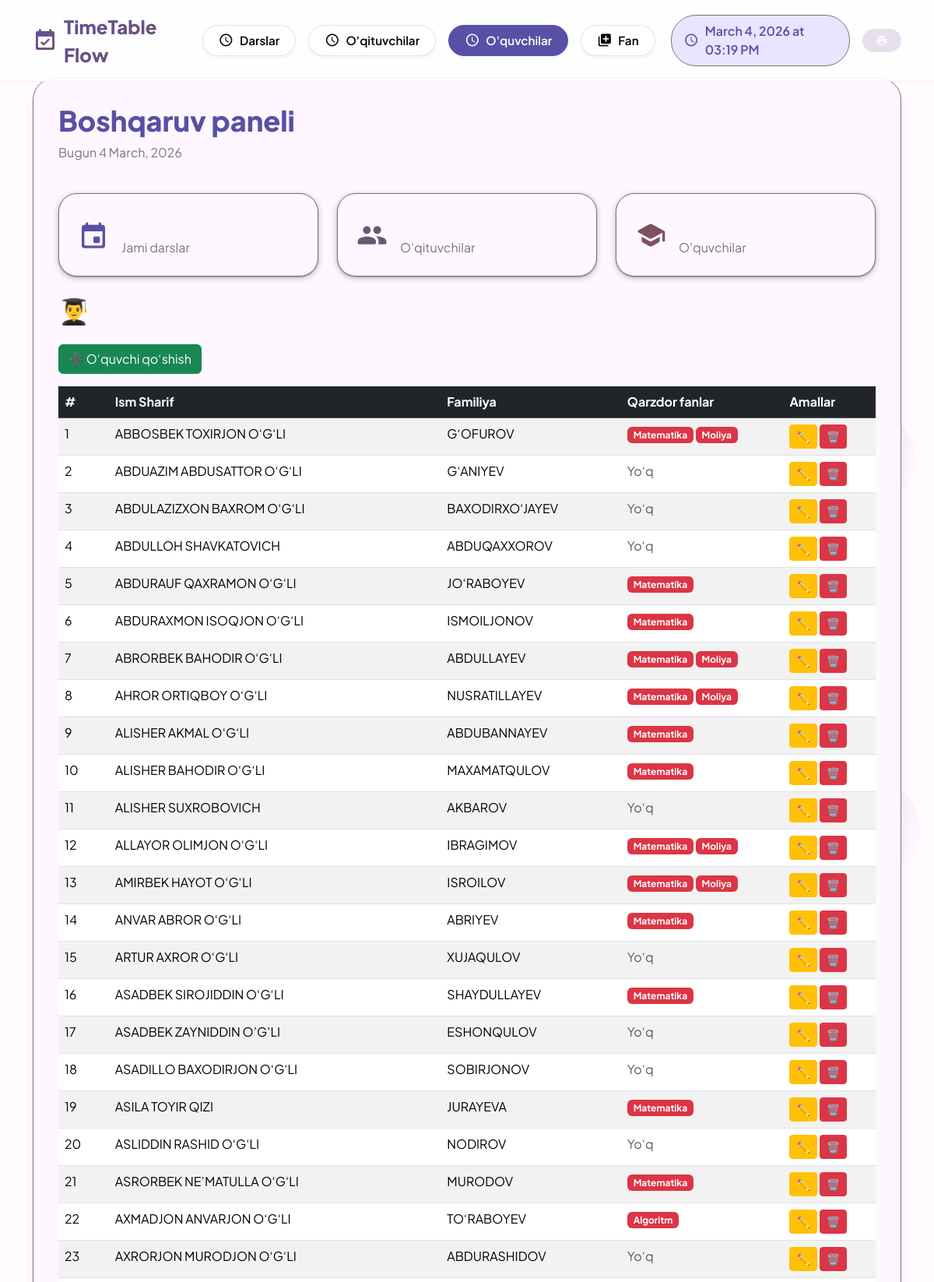
The page /students/ (upper part) on the database its author committed.
### raspisaniya/models.py (models this page shows, shortened)
class Student(models.Model):
    first_name = models.CharField(max_length=50)
    last_name = models.CharField(max_length=50)
    group = models.ForeignKey(Group, on_delete=models.SET_NULL, null=True, blank=True)
    debts = models.ManyToManyField(Subject, related_name='debt_students', blank=True)

class Subject(models.Model):
    name = models.CharField(max_length=100, unique=True)

### raspisaniya/views.py (the view)
# urls.py: path('students/', views.student_list, name='student_list'),
def student_list(request):
    students = Student.objects.all().order_by('last_name')
    return render(request, 'raspisaniya/student_list.html', {'students': students})

### templates/raspisaniya/student_list.html
{% extends 'raspisaniya/base.html' %}
{% block content %}
<h2 class="mb-4">👨‍🎓 O‘quvchilar ro‘yxati</h2>
<a href="{% url 'student_create' %}" class="btn btn-success mb-3">➕ O‘quvchi qo‘shish</a>
{% if students %}
<table class="table table-striped table-hover">
    <thead class="table-dark">
        <tr>
            <th>#</th>
            <th>Ism Sharif</th>
            <th>Familiya</th>
            <th>Qarzdor fanlar</th>
            <th>Amallar</th>
        </tr>
    </thead>
    <tbody>
        {% for student in students %}
        <tr>
            <td>{{ forloop.counter }}</td>
            <td>{{ student.last_name }}</td>
            <td>{{ student.first_name }}</td>
            <td>
                {% if student.debts.all %}
                    {% for debt in student.debts.all %}
                        <span class="badge bg-danger">{{ debt.name }}</span>
                    {% endfor %}
                {% else %}
                    <span class="text-muted">Yo‘q</span>
                {% endif %}
            </td>
            <td>
                <a href="{% url 'student_update' student.pk %}" class="btn btn-sm btn-warning">✏️</a>
                <a href="{% url 'student_delete' student.pk %}" class="btn btn-sm btn-danger">🗑️</a>
            </td>
        </tr>
        {% endfor %}
    </tbody>
</table>
{% else %}
<div class="alert alert-info">Hozircha o‘quvchilar mavjud emas.</div>
{% endif %}
{% endblock %}

### templates/raspisaniya/base.html (style rules this page uses)
* { margin: 0; padding: 0; box-sizing: border-box; }
:root { --md-primary: #5850a4; --md-primary-container: #e9e4ff; --md-secondary: #625b71; --md-secondary-container: #e8def8; --md-tertiary: #7d5260; --md-tertiary-container: #ffd8e4; --md-surface: #fef7ff; --md-surface-variant: #e7e0ec; --md-background: #fffbfe; --md-error: #ba1a1a; --md-error-container: #ffdad6; --md-outline: #79747e; --md-shadow: 0 4px 6px -2px rgba(0,0,0,0.05), 0 10px 15px -3px rgba(0,0,0,0.1); }
body { font-family: 'Plus Jakarta Sans', sans-serif; background: var(--md-background); color: var(--md-surface); transition: all 0.3s ease; min-height: 100vh; position: relative; }

### rows shown on the page
Student: last_name "ABBOSBEK TOXIRJON O‘G‘LI", first_name "G‘OFUROV"
Subject: name "Matematika"
Subject: name "Moliya"
Student: last_name "ABDUAZIM ABDUSATTOR O‘G‘LI", first_name "G‘ANIYEV", shows "Yo‘q"
Student: last_name "ABDULAZIZXON BAXROM O‘G‘LI", first_name "BAXODIRXO‘JAYEV", shows "Yo‘q"
Student: last_name "ABDULLOH SHAVKATOVICH", first_name "ABDUQAXXOROV", shows "Yo‘q"
Student: last_name "ABDURAUF QAXRAMON O‘G‘LI", first_name "JO‘RABOYEV"
Student: last_name "ABDURAXMON ISOQJON O‘G‘LI", first_name "ISMOILJONOV"
Student: last_name "ABRORBEK BAHODIR O‘G‘LI", first_name "ABDULLAYEV"
Student: last_name "AHROR ORTIQBOY O‘G‘LI", first_name "NUSRATILLAYEV"
Student: last_name "ALISHER AKMAL O‘G‘LI", first_name "ABDUBANNAYEV"
Student: last_name "ALISHER BAHODIR O‘G‘LI", first_name "MAXAMATQULOV"
Student: last_name "ALISHER SUXROBOVICH", first_name "AKBAROV", shows "Yo‘q"
Student: last_name "ALLAYOR OLIMJON O‘G‘LI", first_name "IBRAGIMOV"
Student: last_name "AMIRBEK HAYOT O‘G‘LI", first_name "ISROILOV"
Student: last_name "ANVAR ABROR O‘G‘LI", first_name "ABRIYEV"
Student: last_name "ARTUR AXROR O‘G‘LI", first_name "XUJAQULOV", shows "Yo‘q"
Student: last_name "ASADBEK SIROJIDDIN O‘G‘LI", first_name "SHAYDULLAYEV"
Student: last_name "ASADBEK ZAYNIDDIN O’G’LI", first_name "ESHONQULOV", shows "Yo‘q"
Student: last_name "ASADILLO BAXODIRJON O‘G‘LI", first_name "SOBIRJONOV", shows "Yo‘q"
Student: last_name "ASILA TOYIR QIZI", first_name "JURAYEVA"
Student: last_name "ASLIDDIN RASHID O‘G‘LI", first_name "NODIROV", shows "Yo‘q"
Student: last_name "ASRORBEK NE’MATULLA O‘G‘LI", first_name "MURODOV"
Student: last_name "AXMADJON ANVARJON O‘G‘LI", first_name "TO‘RABOYEV"
Subject: name "Algoritm"
Student: last_name "AXRORJON MURODJON O‘G‘LI", first_name "ABDURASHIDOV", shows "Yo‘q"
